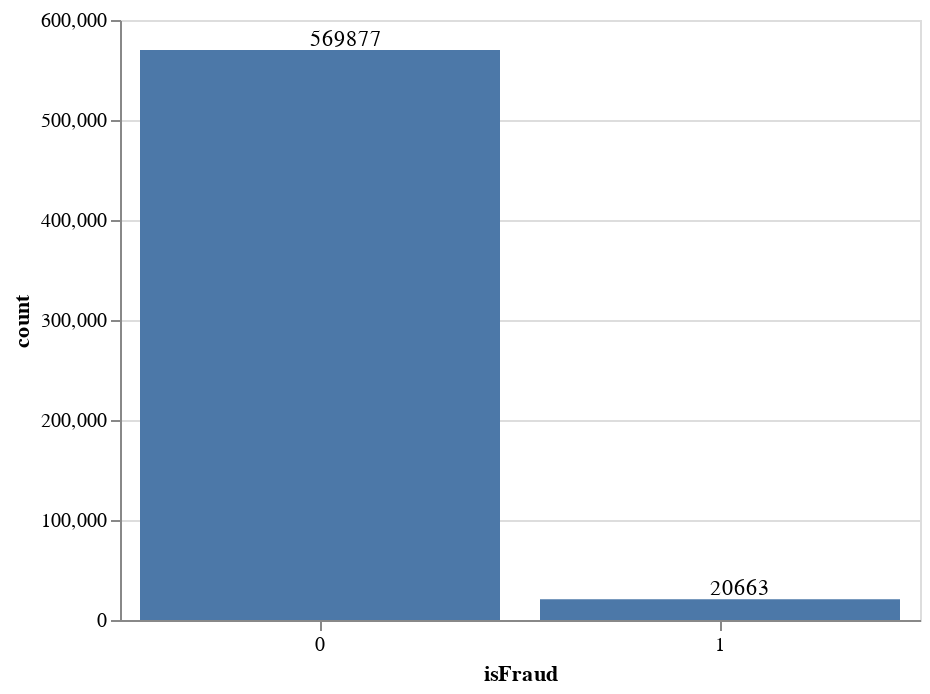

The notebook cell saved with this chart:
### Code cell
bar_chart=alt.Chart(transGroup).mark_bar().encode(alt.X('isFraud:N', axis=alt.Axis(labelAngle=0)), y='count:Q')
text_chart = bar_chart.mark_text(align='left', baseline='bottom', dx=-5).encode(text='count:Q')
(bar_chart + text_chart).properties(height=300, width=400)

### Figure 1 — Vega-Lite specification as saved in the notebook (floating-point values rounded to 4 significant figures)
{"config": {"view": {"continuousWidth": 400, "continuousHeight": 300}}, "layer": [{"mark": "bar", "encoding": {"x": {"axis": {"labelAngle": 0}, "field": "isFraud", "type": "nominal"}, "y": {"field": "count", "type": "quantitative"}}}, {"mark": {"type": "text", "align": "left", "baseline": "bottom", "dx": -5}, "encoding": {"text": {"field": "count", "type": "quantitative"}, "x": {"axis": {"labelAngle": 0}, "field": "isFraud", "type": "nominal"}, "y": {"field": "count", "type": "quantitative"}}}], "data": {"name": "data-5dfd1e69997b1aad769d63f3645d6eca"}, "height": 300, "width": 400, "$schema": "https://vega.github.io/schema/vega-lite/v4.17.0.json", "datasets": {"data-5dfd1e69997b1aad769d63f3645d6eca": [{"isFraud": 0, "count": 569877}, {"isFraud": 1, "count": 20663}]}}
